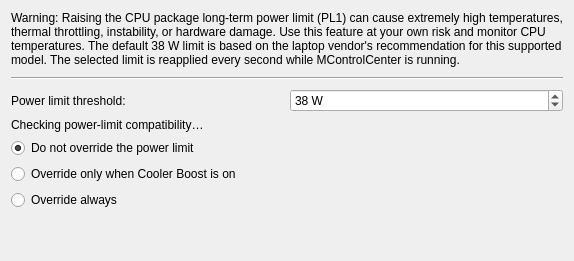
      <widget class="QWidget" name="powerTab">
       <attribute name="icon">
        <iconset theme="preferences-system-power-management"/>
       </attribute>
       <attribute name="title">
        <string>Power</string>
       </attribute>
       <layout class="QGridLayout" name="powerTabLayout">
        <item row="0" column="0" colspan="2">
         <widget class="QLabel" name="powerLimitDescriptionLabel">
          <property name="text">
           <string>Warning: Raising the CPU package long-term power limit (PL1) can cause extremely high temperatures, thermal throttling, instability, or hardware damage. Use this feature at your own risk and monitor CPU temperatures. The default 38 W limit is based on the laptop vendor's recommendation for this supported model. The selected limit is reapplied every second while MControlCenter is running.</string>
          </property>
          <property name="wordWrap">
           <bool>true</bool>
          </property>
         </widget>
        </item>
        <item row="1" column="0" colspan="2">
         <widget class="Line" name="powerLimitLine">
          <property name="minimumSize">
           <size>
            <width>0</width>
            <height>10</height>
           </size>
          </property>
          <property name="frameShadow">
           <enum>QFrame::Shadow::Sunken</enum>
          </property>
          <property name="orientation">
           <enum>Qt::Orientation::Horizontal</enum>
          </property>
         </widget>
        </item>
        <item row="2" column="0">
         <widget class="QLabel" name="powerLimitLabel">
          <property name="text">
           <string>Power limit threshold:</string>
          </property>
         </widget>
        </item>
        <item row="2" column="1">
         <widget class="QSpinBox" name="powerLimitSpinBox">
          <property name="suffix">
           <string notr="true"> W</string>
          </property>
          <property name="minimum">
           <number>1</number>
          </property>
          <property name="maximum">
           <number>500</number>
          </property>
          <property name="value">
           <number>38</number>
          </property>
         </widget>
        </item>
        <item row="3" column="0" colspan="2">
         <widget class="QLabel" name="powerLimitStatusLabel">
          <property name="text">
           <string>Checking power-limit compatibility…</string>
          </property>
          <property name="wordWrap">
           <bool>true</bool>
          </property>
         </widget>
        </item>
        <item row="4" column="0" colspan="2">
         <widget class="QRadioButton" name="powerLimitDisabledRadioButton">
          <property name="text">
           <string>Do not override the power limit</string>
          </property>
          <property name="checked">
           <bool>true</bool>
          </property>
         </widget>
        </item>
        <item row="5" column="0" colspan="2">
         <widget class="QRadioButton" name="powerLimitCoolerBoostRadioButton">
          <property name="text">
           <string>Override only when Cooler Boost is on</string>
          </property>
         </widget>
        </item>
        <item row="6" column="0" colspan="2">
         <widget class="QRadioButton" name="powerLimitAlwaysRadioButton">
          <property name="text">
           <string>Override always</string>
          </property>
         </widget>
        </item>
        <item row="7" column="0" colspan="2">
         <spacer name="powerTabVerticalSpacer">
          <property name="orientation">
           <enum>Qt::Orientation::Vertical</enum>
          </property>
          <property name="sizeHint" stdset="0">
           <size>
            <width>20</width>
            <height>40</height>
           </size>
          </property>
         </spacer>
        </item>
       </layout>
      </widget>
